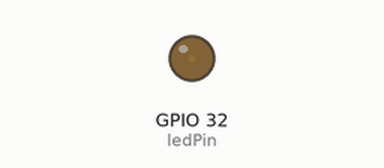
A sketch run on a simulated ESP32. Shown: output pins drawn as LEDs (lit = HIGH).

Above: at 0.05 s.
At 2.15 s:
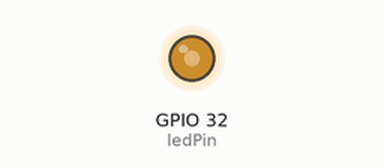
At 3.45 s:
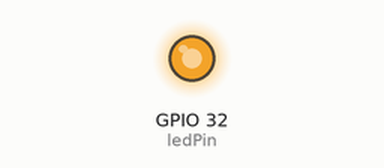
At 6.9 s:
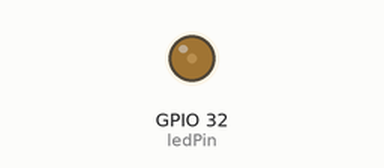
Timing chart, 0 to 10.0 s (numbered marks = the images above):
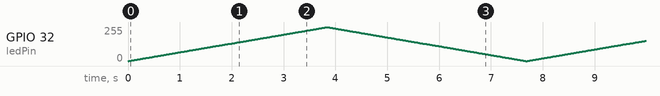

The sketch:

ESP32_TFT_backlight_brightness_PWM.ino
```cpp
// ESP32 test SPI TFT backlight PWM brightnes
// PWM = Pulse Width Modulation or pulse-duration modulation
// more or less PWM creates a voltage from 0 to 3.3volt on gpio 32
// But SPI connector LED goes to a transistor on the TFT PCB wich switches the VCC wich i have connected to 5Volt
// https://oshwlab.com/l.dijkman/esp32-dev-kit-38-pin-to-spi-touch-tft
// https://github.com/ldijkman/ART-ESP32-Touch-TFT-Thermostat
// http://www.Arduino.TK

const int ledPin = 32;  // corresponds to GPIO32
                        // connect to LED of SPI TFT display

// setting PWM properties
const int freq = 4000;           // 4khz
const int ledChannel = 1;        // think channel 0 is in use by buzzer
const int resolution = 8;        // 8bit 0 to 255

void setup(){
  // configure LED PWM functionalitites
  ledcSetup(ledChannel, freq, resolution);

  // attach the channel to the GPIO to be controlled
  ledcAttachPin(ledPin, ledChannel);
}

void loop(){
  // increase the LED brightness
  for(int dutyCycle = 0; dutyCycle <= 255; dutyCycle++){
    // changing the LED brightness with PWM
    ledcWrite(ledChannel, dutyCycle);
    delay(15);
  }

  // decrease the LED brightness
  for(int dutyCycle = 255; dutyCycle >= 0; dutyCycle--){
    // changing the LED brightness with PWM
    ledcWrite(ledChannel, dutyCycle);
    delay(15);
  }
}
```
